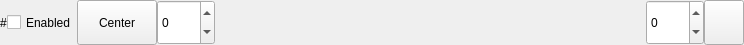
<?xml version="1.0" encoding="UTF-8"?>
<ui version="4.0">
 <class>Servotor32ActuatorWidget</class>
 <widget class="QWidget" name="Servotor32ActuatorWidget">
  <property name="geometry">
   <rect>
    <x>0</x>
    <y>0</y>
    <width>744</width>
    <height>45</height>
   </rect>
  </property>
  <property name="sizePolicy">
   <sizepolicy hsizetype="Minimum" vsizetype="Minimum">
    <horstretch>0</horstretch>
    <verstretch>0</verstretch>
   </sizepolicy>
  </property>
  <property name="windowTitle">
   <string>Form</string>
  </property>
  <layout class="QHBoxLayout" name="horizontalLayout">
   <property name="spacing">
    <number>0</number>
   </property>
   <property name="leftMargin">
    <number>0</number>
   </property>
   <property name="topMargin">
    <number>0</number>
   </property>
   <property name="rightMargin">
    <number>0</number>
   </property>
   <property name="bottomMargin">
    <number>0</number>
   </property>
   <item>
    <widget class="QLabel" name="labelID">
     <property name="sizePolicy">
      <sizepolicy hsizetype="Minimum" vsizetype="Minimum">
       <horstretch>0</horstretch>
       <verstretch>0</verstretch>
      </sizepolicy>
     </property>
     <property name="text">
      <string>#</string>
     </property>
    </widget>
   </item>
   <item>
    <widget class="QCheckBox" name="checkBoxEnabled">
     <property name="sizePolicy">
      <sizepolicy hsizetype="Minimum" vsizetype="Minimum">
       <horstretch>0</horstretch>
       <verstretch>0</verstretch>
      </sizepolicy>
     </property>
     <property name="text">
      <string>Enabled</string>
     </property>
    </widget>
   </item>
   <item>
    <widget class="QPushButton" name="pushButtonCenter">
     <property name="sizePolicy">
      <sizepolicy hsizetype="Minimum" vsizetype="Minimum">
       <horstretch>0</horstretch>
       <verstretch>0</verstretch>
      </sizepolicy>
     </property>
     <property name="text">
      <string>Center</string>
     </property>
    </widget>
   </item>
   <item>
    <widget class="QSpinBox" name="spinBoxLowTrim">
     <property name="sizePolicy">
      <sizepolicy hsizetype="Minimum" vsizetype="Minimum">
       <horstretch>0</horstretch>
       <verstretch>0</verstretch>
      </sizepolicy>
     </property>
     <property name="accelerated">
      <bool>true</bool>
     </property>
     <property name="correctionMode">
      <enum>QAbstractSpinBox::CorrectToNearestValue</enum>
     </property>
     <property name="showGroupSeparator" stdset="0">
      <bool>false</bool>
     </property>
     <property name="suffix">
      <string/>
     </property>
     <property name="minimum">
      <number>-2500</number>
     </property>
     <property name="maximum">
      <number>2500</number>
     </property>
     <property name="singleStep">
      <number>1</number>
     </property>
    </widget>
   </item>
   <item>
    <widget class="NumberEntry" name="numberEntryServoPosition" native="true">
     <property name="sizePolicy">
      <sizepolicy hsizetype="Expanding" vsizetype="Minimum">
       <horstretch>0</horstretch>
       <verstretch>0</verstretch>
      </sizepolicy>
     </property>
    </widget>
   </item>
   <item>
    <widget class="QSpinBox" name="spinBoxHighTrim">
     <property name="sizePolicy">
      <sizepolicy hsizetype="Minimum" vsizetype="Minimum">
       <horstretch>0</horstretch>
       <verstretch>0</verstretch>
      </sizepolicy>
     </property>
     <property name="accelerated">
      <bool>true</bool>
     </property>
     <property name="correctionMode">
      <enum>QAbstractSpinBox::CorrectToNearestValue</enum>
     </property>
     <property name="showGroupSeparator" stdset="0">
      <bool>false</bool>
     </property>
     <property name="suffix">
      <string/>
     </property>
     <property name="minimum">
      <number>-2500</number>
     </property>
     <property name="maximum">
      <number>2500</number>
     </property>
     <property name="singleStep">
      <number>1</number>
     </property>
    </widget>
   </item>
   <item>
    <widget class="QPushButton" name="pushButton">
     <property name="sizePolicy">
      <sizepolicy hsizetype="Minimum" vsizetype="Minimum">
       <horstretch>0</horstretch>
       <verstretch>0</verstretch>
      </sizepolicy>
     </property>
     <property name="text">
      <string/>
     </property>
     <property name="icon">
      <iconset>
       <normaloff>:/icons/settings.svg</normaloff>:/icons/settings.svg</iconset>
     </property>
     <property name="checkable">
      <bool>true</bool>
     </property>
    </widget>
   </item>
  </layout>
 </widget>
 <customwidgets>
  <customwidget>
   <class>NumberEntry</class>
   <extends>QWidget</extends>
   <header location="global">widgets/NumberEntry.hpp</header>
   <container>1</container>
  </customwidget>
 </customwidgets>
 <resources/>
 <connections/>
</ui>
